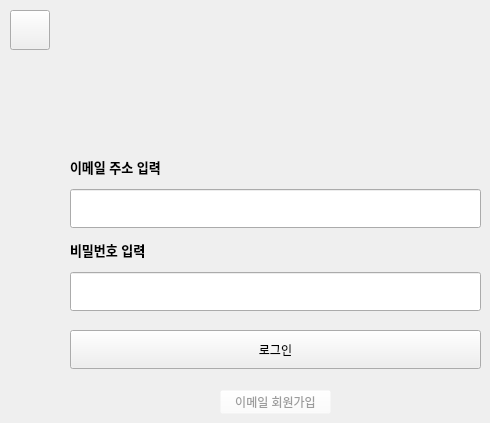
     <widget class="QWidget" name="page_5">
      <widget class="QPushButton" name="pushButton_2">
       <property name="geometry">
        <rect>
         <x>70</x>
         <y>330</y>
         <width>411</width>
         <height>39</height>
        </rect>
       </property>
       <property name="minimumSize">
        <size>
         <width>0</width>
         <height>39</height>
        </size>
       </property>
       <property name="text">
        <string>로그인</string>
       </property>
      </widget>
      <widget class="QPushButton" name="membership">
       <property name="geometry">
        <rect>
         <x>220</x>
         <y>390</y>
         <width>111</width>
         <height>24</height>
        </rect>
       </property>
       <property name="styleSheet">
        <string notr="true">background-color: rgba(255, 255, 255, 0);
border-color: rgba(255, 255, 255, 0);
color: rgb(156, 156, 156);</string>
       </property>
       <property name="text">
        <string>이메일 회원가입</string>
       </property>
      </widget>
      <widget class="QWidget" name="layoutWidget">
       <property name="geometry">
        <rect>
         <x>70</x>
         <y>150</y>
         <width>411</width>
         <height>161</height>
        </rect>
       </property>
       <layout class="QVBoxLayout" name="verticalLayout_3">
        <item>
         <layout class="QVBoxLayout" name="verticalLayout">
          <item>
           <widget class="QLabel" name="label">
            <property name="font">
             <font>
              <pointsize>10</pointsize>
              <bold>true</bold>
             </font>
            </property>
            <property name="styleSheet">
             <string notr="true"/>
            </property>
            <property name="text">
             <string>이메일 주소 입력</string>
            </property>
           </widget>
          </item>
          <item>
           <widget class="QLineEdit" name="email">
            <property name="minimumSize">
             <size>
              <width>0</width>
              <height>39</height>
             </size>
            </property>
           </widget>
          </item>
         </layout>
        </item>
        <item>
         <layout class="QVBoxLayout" name="verticalLayout_2">
          <item>
           <widget class="QLabel" name="label_2">
            <property name="font">
             <font>
              <pointsize>10</pointsize>
              <bold>true</bold>
             </font>
            </property>
            <property name="styleSheet">
             <string notr="true"/>
            </property>
            <property name="text">
             <string>비밀번호 입력</string>
            </property>
           </widget>
          </item>
          <item>
           <widget class="QLineEdit" name="password">
            <property name="minimumSize">
             <size>
              <width>0</width>
              <height>39</height>
             </size>
            </property>
            <property name="echoMode">
             <enum>QLineEdit::Password</enum>
            </property>
           </widget>
          </item>
         </layout>
        </item>
       </layout>
      </widget>
      <widget class="QPushButton" name="pushButton_45">
       <property name="geometry">
        <rect>
         <x>10</x>
         <y>10</y>
         <width>40</width>
         <height>40</height>
        </rect>
       </property>
       <property name="styleSheet">
        <string notr="true">border-image:url(&quot;/Users/iot/Desktop/pngwing.com.png&quot;);</string>
       </property>
       <property name="text">
        <string/>
       </property>
      </widget>
     </widget>
